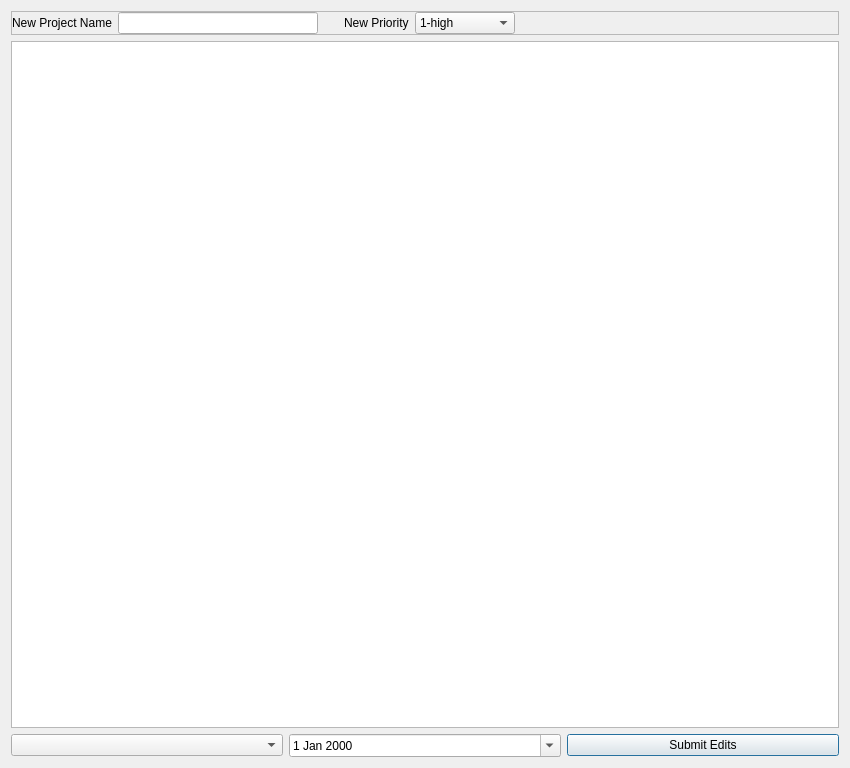
<?xml version="1.0" encoding="UTF-8"?>
<ui version="4.0">
 <class>Dialog</class>
 <widget class="QDialog" name="Dialog">
  <property name="geometry">
   <rect>
    <x>0</x>
    <y>0</y>
    <width>850</width>
    <height>768</height>
   </rect>
  </property>
  <property name="minimumSize">
   <size>
    <width>850</width>
    <height>768</height>
   </size>
  </property>
  <property name="font">
   <font>
    <pointsize>9</pointsize>
   </font>
  </property>
  <property name="windowTitle">
   <string>Edit Project</string>
  </property>
  <property name="windowIcon">
   <iconset>
    <normaloff>../icons/edit_project.png</normaloff>../icons/edit_project.png</iconset>
  </property>
  <property name="sizeGripEnabled">
   <bool>false</bool>
  </property>
  <layout class="QGridLayout" name="gridLayout">
   <item row="4" column="2">
    <widget class="QPushButton" name="submit_button">
     <property name="text">
      <string>Submit Edits</string>
     </property>
     <property name="autoDefault">
      <bool>false</bool>
     </property>
     <property name="default">
      <bool>true</bool>
     </property>
    </widget>
   </item>
   <item row="4" column="0">
    <widget class="QComboBox" name="projselect_combo"/>
   </item>
   <item row="3" column="0" colspan="3">
    <widget class="QTextEdit" name="edit_tedit">
     <property name="contextMenuPolicy">
      <enum>Qt::DefaultContextMenu</enum>
     </property>
     <property name="toolTip">
      <string/>
     </property>
     <property name="autoFormatting">
      <set>QTextEdit::AutoNone</set>
     </property>
     <property name="tabChangesFocus">
      <bool>true</bool>
     </property>
     <property name="tabStopWidth">
      <number>20</number>
     </property>
    </widget>
   </item>
   <item row="4" column="1">
    <widget class="QDateEdit" name="date_date">
     <property name="readOnly">
      <bool>false</bool>
     </property>
     <property name="buttonSymbols">
      <enum>QAbstractSpinBox::UpDownArrows</enum>
     </property>
     <property name="currentSection">
      <enum>QDateTimeEdit::MonthSection</enum>
     </property>
     <property name="calendarPopup">
      <bool>true</bool>
     </property>
     <property name="currentSectionIndex">
      <number>0</number>
     </property>
    </widget>
   </item>
   <item row="1" column="0" colspan="3">
    <widget class="QFrame" name="frame">
     <property name="frameShape">
      <enum>QFrame::StyledPanel</enum>
     </property>
     <property name="frameShadow">
      <enum>QFrame::Raised</enum>
     </property>
     <layout class="QHBoxLayout" name="horizontalLayout">
      <property name="leftMargin">
       <number>0</number>
      </property>
      <property name="topMargin">
       <number>0</number>
      </property>
      <property name="rightMargin">
       <number>0</number>
      </property>
      <property name="bottomMargin">
       <number>0</number>
      </property>
      <item>
       <widget class="QLabel" name="name_label">
        <property name="text">
         <string>New Project Name</string>
        </property>
       </widget>
      </item>
      <item>
       <widget class="QLineEdit" name="name_edit">
        <property name="maximumSize">
         <size>
          <width>200</width>
          <height>16777215</height>
         </size>
        </property>
       </widget>
      </item>
      <item>
       <spacer name="horizontalSpacer">
        <property name="orientation">
         <enum>Qt::Horizontal</enum>
        </property>
        <property name="sizeType">
         <enum>QSizePolicy::Fixed</enum>
        </property>
        <property name="sizeHint" stdset="0">
         <size>
          <width>20</width>
          <height>20</height>
         </size>
        </property>
       </spacer>
      </item>
      <item>
       <widget class="QLabel" name="priority_label">
        <property name="text">
         <string>New Priority</string>
        </property>
       </widget>
      </item>
      <item>
       <widget class="QComboBox" name="priority_combo">
        <property name="minimumSize">
         <size>
          <width>100</width>
          <height>0</height>
         </size>
        </property>
        <item>
         <property name="text">
          <string>1-high</string>
         </property>
        </item>
        <item>
         <property name="text">
          <string>2-medium</string>
         </property>
        </item>
        <item>
         <property name="text">
          <string>3-low</string>
         </property>
        </item>
        <item>
         <property name="text">
          <string>4-none</string>
         </property>
        </item>
       </widget>
      </item>
      <item>
       <spacer name="horizontalSpacer_2">
        <property name="orientation">
         <enum>Qt::Horizontal</enum>
        </property>
        <property name="sizeHint" stdset="0">
         <size>
          <width>40</width>
          <height>20</height>
         </size>
        </property>
       </spacer>
      </item>
     </layout>
    </widget>
   </item>
  </layout>
 </widget>
 <tabstops>
  <tabstop>name_edit</tabstop>
  <tabstop>priority_combo</tabstop>
  <tabstop>edit_tedit</tabstop>
  <tabstop>projselect_combo</tabstop>
  <tabstop>date_date</tabstop>
  <tabstop>submit_button</tabstop>
 </tabstops>
 <resources/>
 <connections/>
</ui>
